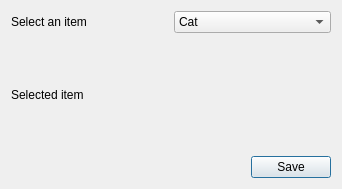
<?xml version="1.0" encoding="UTF-8"?>
<ui version="4.0">
 <class>Dialog</class>
 <widget class="QDialog" name="Dialog">
  <property name="geometry">
   <rect>
    <x>0</x>
    <y>0</y>
    <width>342</width>
    <height>189</height>
   </rect>
  </property>
  <property name="windowTitle">
   <string>Dialog</string>
  </property>
  <layout class="QVBoxLayout" name="verticalLayout">
   <item>
    <layout class="QHBoxLayout" name="horizontalLayout">
     <item>
      <widget class="QLabel" name="label">
       <property name="text">
        <string>Select an item</string>
       </property>
      </widget>
     </item>
     <item>
      <widget class="QComboBox" name="comboBox">
       <item>
        <property name="text">
         <string>Cat</string>
        </property>
       </item>
       <item>
        <property name="text">
         <string>Bird</string>
        </property>
       </item>
       <item>
        <property name="text">
         <string>Dog</string>
        </property>
       </item>
      </widget>
     </item>
    </layout>
   </item>
   <item>
    <widget class="QLabel" name="labelSelected">
     <property name="text">
      <string>Selected item</string>
     </property>
    </widget>
   </item>
   <item>
    <layout class="QHBoxLayout" name="horizontalLayout_2">
     <item>
      <spacer name="horizontalSpacer">
       <property name="orientation">
        <enum>Qt::Horizontal</enum>
       </property>
       <property name="sizeHint" stdset="0">
        <size>
         <width>40</width>
         <height>20</height>
        </size>
       </property>
      </spacer>
     </item>
     <item>
      <widget class="QPushButton" name="btnSave">
       <property name="text">
        <string>Save</string>
       </property>
      </widget>
     </item>
    </layout>
   </item>
  </layout>
 </widget>
 <resources/>
 <connections/>
</ui>
